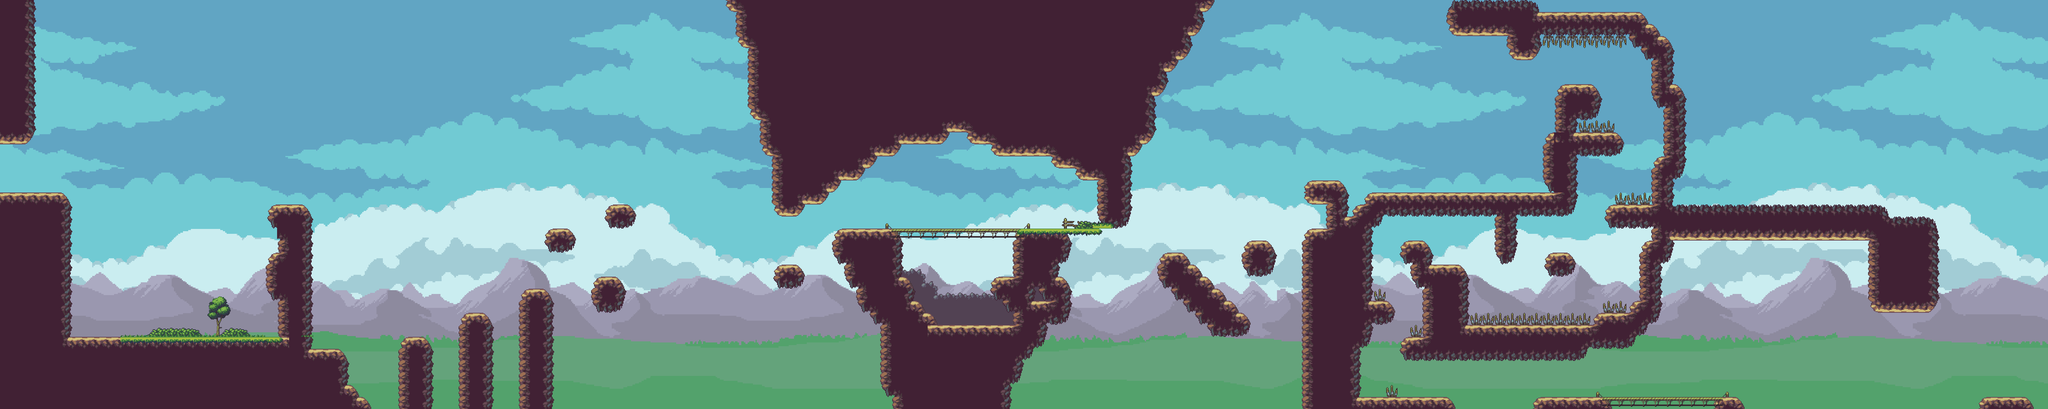

This is a level from a 2D game, rendered from its Tiled map with the project's own tilesets. A one-line summary and the map file follow, with tile-layer data summarised:
An orthogonal 170x34 tile map with 32x32 px tiles, 9 tile layers (Parallax4, Parallax3, Parallax2, Parallax1, ...), 8 tilesets and 151 objects (140x Floor, 9x Die, Win).

<map version="1.0" orientation="orthogonal" renderorder="right-down" width="170" height="34" tilewidth="32" tileheight="32" nextobjectid="245">
 <properties>
  <property name="Navigation" type="int" value="1" />
 </properties>
 <tileset firstgid="1" name="Tileset" tilewidth="32" tileheight="32" tilecount="60" columns="10">
  <image source="Textures/Tileset.png" width="320" height="192" />
  <terraintypes>
   <terrain name="air_rock" tile="-1">
    <properties>
     <property name="PlayerX" type="float" value="15" />
     <property name="PlayerY" type="float" value="380" />
    </properties>
   </terrain>
   <terrain name="air_rock_grass" tile="-1" />
   <terrain name="Nuevo Terreno" tile="-1" />
  </terraintypes>
  <tile id="0" terrain=",,0,0" />
  <tile id="1" terrain=",,0,0" />
  <tile id="2" terrain=",,0,0" />
  <tile id="26" terrain=",0,," />
  <tile id="27" terrain="0,0,," />
  <tile id="28" terrain="0,0,," />
  <tile id="29" terrain="0,,," />
 </tileset>
 <tileset firstgid="61" name="Tilesetdown" tilewidth="32" tileheight="32" tilecount="60" columns="10">
  <image source="Textures/Tilesetdown.png" width="320" height="192" />
 </tileset>
 <tileset firstgid="121" name="Trees" tilewidth="32" tileheight="32" tilecount="32" columns="8">
  <image source="Textures/Trees.png" width="256" height="128" />
 </tileset>
 <tileset firstgid="153" name="BGBack" tilewidth="32" tileheight="32" tilecount="1836" columns="54">
  <image source="Textures/BGBack.png" width="1741" height="1088" />
 </tileset>
 <tileset firstgid="1989" name="BGFront" tilewidth="32" tileheight="32" tilecount="1836" columns="54">
  <image source="Textures/BGFront.png" width="1741" height="1088" />
 </tileset>
 <tileset firstgid="3825" name="CloudsFront" tilewidth="32" tileheight="32" tilecount="1836" columns="54">
  <image source="Textures/CloudsFront.png" width="1741" height="1088" />
 </tileset>
 <tileset firstgid="5661" name="CloudsBack" tilewidth="32" tileheight="32" tilecount="1836" columns="54">
  <image source="Textures/CloudsBack.png" width="1741" height="1088" />
 </tileset>
 <tileset firstgid="7497" name="path_tex" tilewidth="32" tileheight="32" spacing="1" margin="1" tilecount="3" columns="3">
  <image source="Textures/NewMeta.png" trans="ff5500" width="128" height="64" />
 </tileset>
 <layer name="Parallax4" width="170" height="34">
  <properties>
   <property name="ParallaxSpeed" type="float" value="0.25" />
  </properties>
  <data>[5780 cells, 5780 non-empty, 1836 distinct tile ids]</data>
 </layer>
 <layer name="Parallax3" width="170" height="34">
  <properties>
   <property name="ParallaxSpeed" type="float" value="0.5" />
  </properties>
  <data>[5780 cells, 5777 non-empty, 1836 distinct tile ids]</data>
 </layer>
 <layer name="Parallax2" width="170" height="34">
  <properties>
   <property name="ParallaxSpeed" type="float" value="0.75" />
  </properties>
  <data>[5780 cells, 5780 non-empty, 1836 distinct tile ids]</data>
 </layer>
 <layer name="Parallax1" width="170" height="34">
  <properties>
   <property name="ParallaxSpeed" type="float" value="1" />
  </properties>
  <data>[5780 cells, 5776 non-empty, 1835 distinct tile ids]</data>
 </layer>
 <layer name="Trees" width="170" height="34">
  <properties>
   <property name="ParallaxSpeed" type="float" value="1" />
  </properties>
  <data>[5780 cells, 12 non-empty, 12 distinct tile ids]</data>
 </layer>
 <layer name="Wall_BG" width="170" height="34">
  <properties>
   <property name="ParallaxSpeed" type="float" value="1" />
  </properties>
  <data>[5780 cells, 85 non-empty, 9 distinct tile ids]</data>
 </layer>
 <layer name="Platforms" width="170" height="34">
  <properties>
   <property name="ParallaxSpeed" type="float" value="1" />
  </properties>
  <data>[5780 cells, 1712 non-empty, 34 distinct tile ids]</data>
 </layer>
 <layer name="Bridges" width="170" height="34">
  <properties>
   <property name="ParallaxSpeed" type="float" value="1" />
  </properties>
  <data>[5780 cells, 26 non-empty, 4 distinct tile ids]</data>
 </layer>
 <layer name="Grass" width="170" height="34">
  <properties>
   <property name="ParallaxSpeed" type="float" value="1" />
  </properties>
  <data>[5780 cells, 42 non-empty, 12 distinct tile ids]</data>
 </layer>
 <objectgroup name="Colliders">
  <object id="6" name="Floor" x="740.333" y="543.5" width="88.1667" height="355.833" />
  <object id="8" x="64" y="897" width="0.333333" />
  <object id="21" name="Floor" x="-1.81818" y="896.182" width="830.182" height="199.818" />
  <object id="67" name="Floor" x="712.5" y="543.5" width="30.75" height="64.75" />
  <object id="68" name="Floor" x="712.5" y="672.25" width="30.5" height="125" />
  <object id="69" name="Floor" x="-80" y="513" width="265" height="389" />
  <object id="70" name="Floor" x="-73" y="-99" width="157" height="482" />
  <object id="71" name="Floor" x="826.667" y="930" width="96.6667" height="178" />
  <object id="72" name="Floor" x="922.667" y="1026" width="28" height="94" />
  <object id="73" name="Floor" x="948.667" y="1058" width="36.6667" height="60.6667" />
  <object id="74" name="Floor" x="1060.67" y="897.333" width="88" height="246" />
  <object id="75" name="Floor" x="1222" y="834" width="86.6667" height="286.667" />
  <object id="76" name="Floor" x="1379.33" y="768" width="88" height="351.333" />
  <object id="77" name="Die" x="724" y="1084" width="4565" height="220" />
  <object id="78" name="Floor" x="1463" y="606.667" width="47" height="62.6667" />
  <object id="79" name="Floor" x="1497.33" y="611" width="17.6667" height="53.6667" />
  <object id="80" name="Floor" x="1510.33" y="618.667" width="10.3333" height="43.3333" />
  <object id="81" name="Floor" x="1517" y="625" width="8.66667" height="29.6667" />
  <object id="82" name="Floor" x="1523.33" y="630.667" width="6" height="16" />
  <object id="83" name="Floor" x="1456.67" y="611.667" width="8.66667" height="55.3333" />
  <object id="84" name="Floor" x="1452" y="619" width="5.66667" height="36" />
  <object id="85" name="Floor" x="1447.33" y="623.667" width="4.66667" height="27.3333" />
  <object id="86" name="Floor" x="1676.67" y="562.333" width="8.66667" height="29.6667" />
  <object id="87" name="Floor" x="1622.67" y="544" width="47" height="62.6667" />
  <object id="88" name="Floor" x="1657" y="548.333" width="17.6667" height="53.6667" />
  <object id="89" name="Floor" x="1683" y="568" width="6" height="16" />
  <object id="90" name="Floor" x="1607" y="561" width="4.66667" height="27.3333" />
  <object id="91" name="Floor" x="1616.34" y="549" width="8.66667" height="55.3333" />
  <object id="92" name="Floor" x="1611.67" y="556.333" width="5.66667" height="36" />
  <object id="93" name="Floor" x="1670" y="556" width="10.3333" height="43.3333" />
  <object id="102" name="Floor" x="1596.55" y="735.818" width="41.8182" height="95.6364" />
  <object id="103" name="Floor" x="1585.64" y="739.455" width="59.2727" height="89.8182" />
  <object id="104" name="Floor" x="1579.09" y="747.273" width="70.7273" height="75.6364" />
  <object id="105" name="Floor" x="1649.09" y="756" width="8" height="56.5455" />
  <object id="106" name="Floor" x="1573.27" y="766" width="6.54545" height="41.0909" />
  <object id="107" name="Floor" x="1656.55" y="770.364" width="5.63636" height="23.0909" />
  <object id="108" name="Floor" x="2065.13" y="709.364" width="8.66667" height="55.3333" />
  <object id="109" name="Floor" x="2125.46" y="722.697" width="8.66667" height="29.6667" />
  <object id="110" name="Floor" x="2131.79" y="728.364" width="6" height="16" />
  <object id="111" name="Floor" x="2118.79" y="716.364" width="10.3333" height="43.3333" />
  <object id="112" name="Floor" x="2105.79" y="708.697" width="17.6667" height="53.6667" />
  <object id="113" name="Floor" x="2055.79" y="721.364" width="4.66667" height="27.3333" />
  </objectgroup>
</map>
<!-- 109 of 151 objects omitted -->
